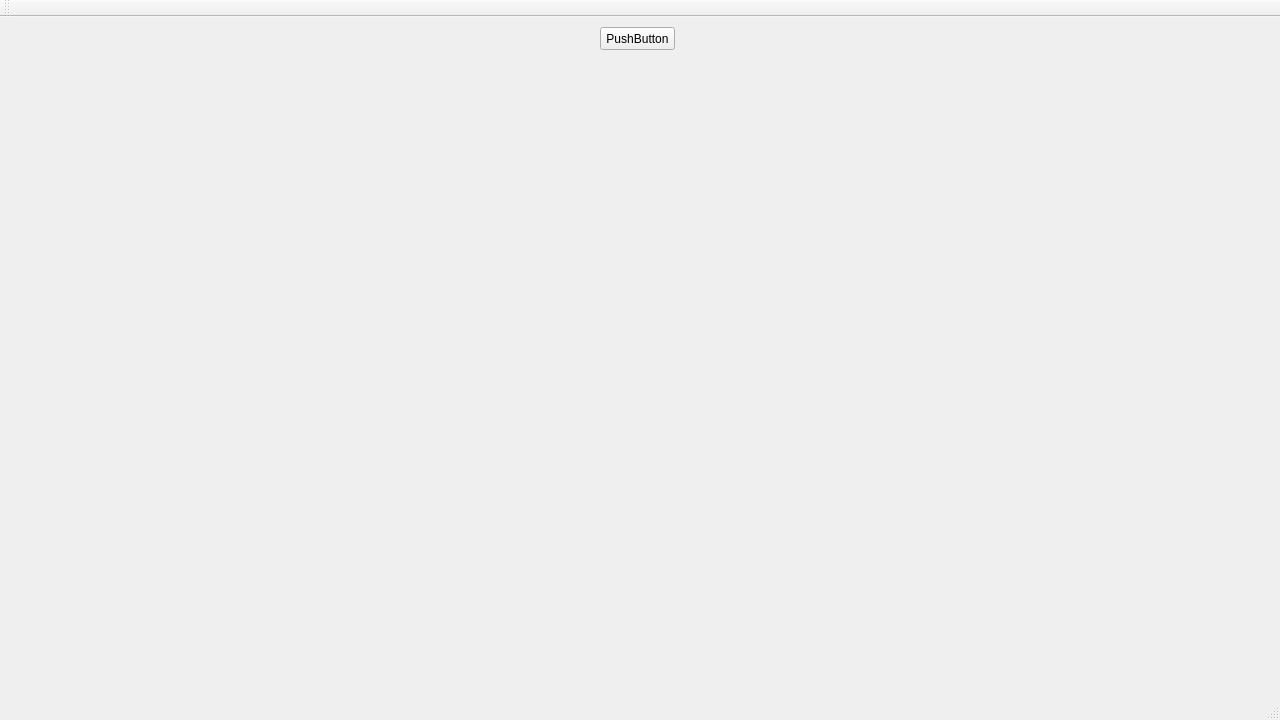
<?xml version="1.0" encoding="UTF-8"?>
<ui version="4.0">
 <class>MainWindow</class>
 <widget class="QMainWindow" name="MainWindow">
  <property name="geometry">
   <rect>
    <x>0</x>
    <y>0</y>
    <width>1280</width>
    <height>720</height>
   </rect>
  </property>
  <property name="windowTitle">
   <string>MainWindow</string>
  </property>
  <widget class="QWidget" name="centralWidget">
   <widget class="QPushButton" name="button">
    <property name="geometry">
     <rect>
      <x>600</x>
      <y>10</y>
      <width>75</width>
      <height>23</height>
     </rect>
    </property>
    <property name="text">
     <string>PushButton</string>
    </property>
   </widget>
   <widget class="QWidget" name="embedLayoutWidget">
    <property name="geometry">
     <rect>
      <x>50</x>
      <y>50</y>
      <width>1181</width>
      <height>581</height>
     </rect>
    </property>
    <layout class="QVBoxLayout" name="embedLayout"/>
   </widget>
  </widget>
  <widget class="QMenuBar" name="menuBar">
   <property name="geometry">
    <rect>
     <x>0</x>
     <y>0</y>
     <width>1280</width>
     <height>23</height>
    </rect>
   </property>
  </widget>
  <widget class="QToolBar" name="mainToolBar">
   <attribute name="toolBarArea">
    <enum>TopToolBarArea</enum>
   </attribute>
   <attribute name="toolBarBreak">
    <bool>false</bool>
   </attribute>
  </widget>
  <widget class="QStatusBar" name="statusBar"/>
 </widget>
 <layoutdefault spacing="6" margin="11"/>
 <resources/>
 <connections/>
</ui>
